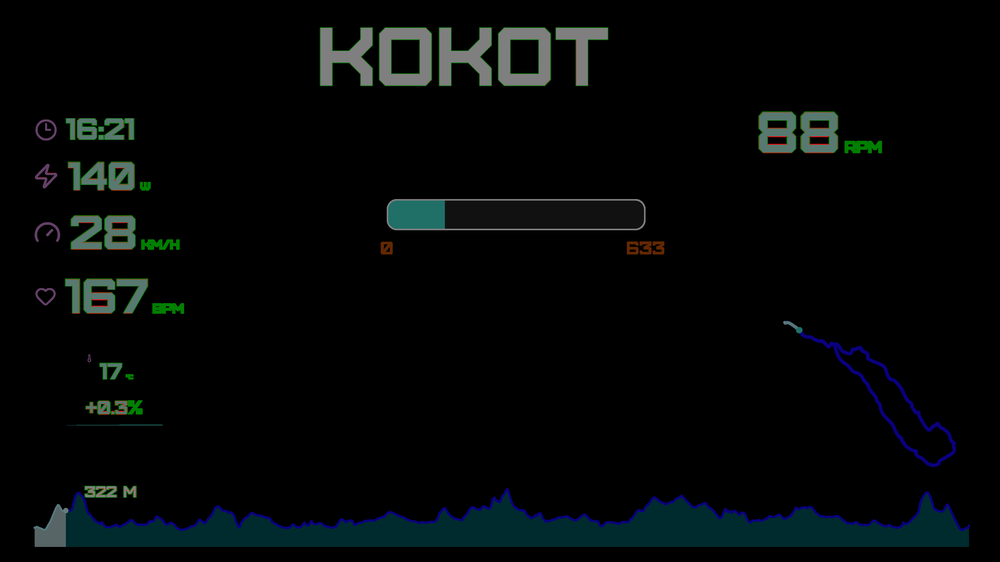
#> input picture src-tauri/ovrley_core/tests/canvas_parity/canvas-parity.png, 1000 x 562 px, shrunk from 3840 x 2160 before the run
$ python compare_images.py --left ../../src-tauri/ovrley_core/tests/canvas_parity/canvas-parity.png --right ../../src-tauri/ovrley_core/tests/canvas_parity/canvas.png --report ../../src-tauri/ovrley_core/tests/canvas_parity/canvas.png
#> lines starting #> are read from the running program, lines starting #| are printed output that depends on the picture
import argparse
import json
from pathlib import Path

import numpy as np
from PIL import Image


def load_rgba(path: Path) -> np.ndarray:
    with Image.open(path) as image:
#> image is the input picture: PIL image 1000x562 RGBA; mean R, G, B, A 4.2, 7.4, 7.5, 255
        return np.asarray(image.convert("RGBA"), dtype=np.int16)


def compare_images(left_path: Path, right_path: Path) -> dict:
    left = load_rgba(left_path)
    right = load_rgba(right_path)
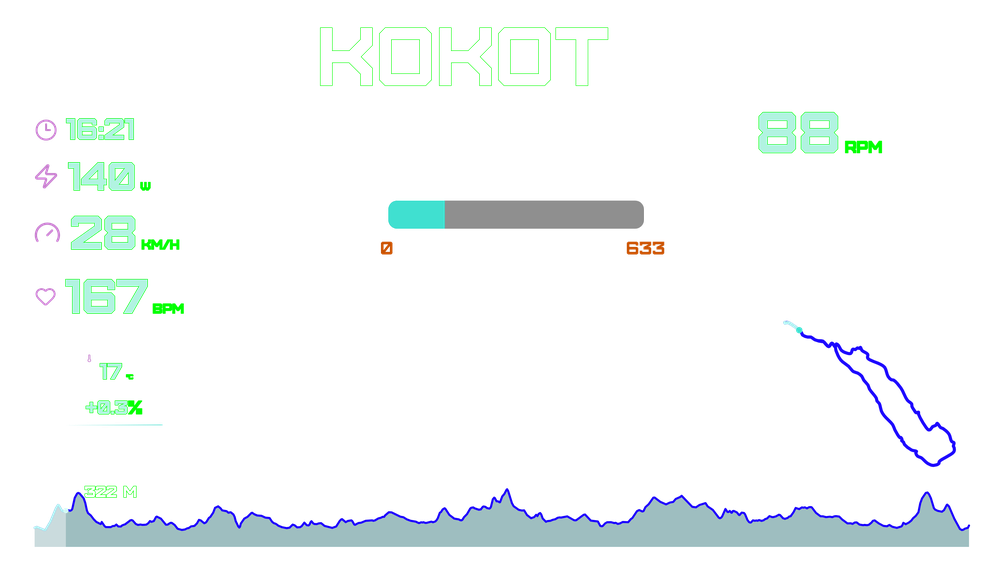
#> input picture src-tauri/ovrley_core/tests/canvas_parity/canvas.png, 1000 x 562 px, shrunk from 3840 x 2160 before the run
#> in load_rgba, image is the input picture: PIL image 1000x562 RGBA; mean R, G, B, A 9.5, 18.5, 18.1, 18

    dimensions_equal = left.shape == right.shape
#> dimensions_equal = True
    if not dimensions_equal:
        return {
            "left_dimensions": [int(left.shape[1]), int(left.shape[0])],
            "right_dimensions": [int(right.shape[1]), int(right.shape[0])],
            "dimensions_equal": False,
            "mean_abs_channel_error": None,
            "max_abs_channel_error": None,
            "changed_pixel_ratio": None,
            "changed_pixel_count": None,
            "total_pixel_count": None,
            "changed_bbox": None,
            "pass": False,
        }

    diff = np.abs(left - right)
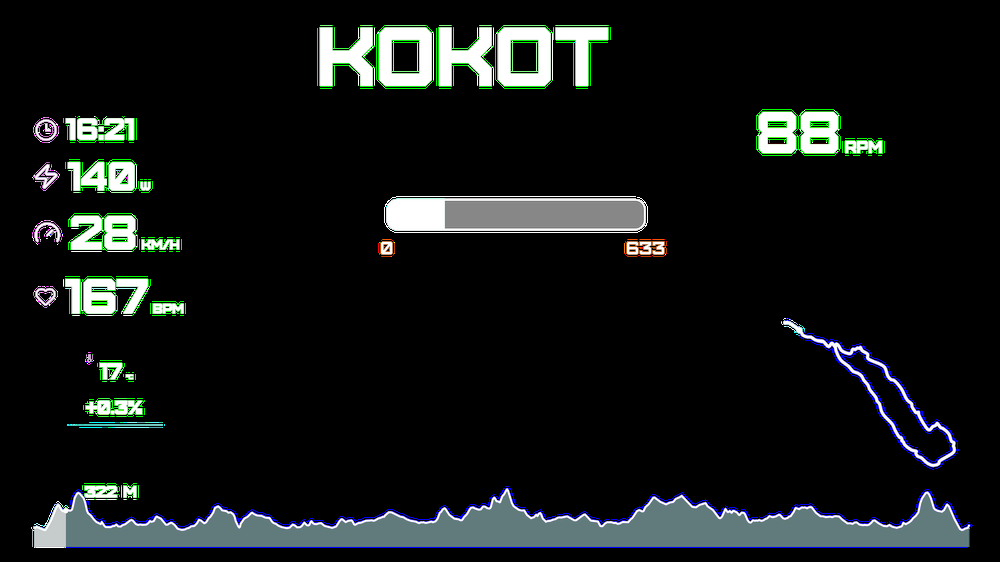
#> diff: shape (562, 1000, 4) int16; mean R, G, B, A 5.4, 11.2, 10.7, 237; transparent parts drawn white
    changed_mask = np.any(diff > 0, axis=2)
#> changed_mask: shape (562, 1000) bool; every value is 1
    changed_pixel_count = int(changed_mask.sum())
#> changed_pixel_count = 562000
    total_pixel_count = int(changed_mask.size)
#> total_pixel_count = 562000
    changed_pixel_ratio = changed_pixel_count / total_pixel_count if total_pixel_count else 0.0
#> changed_pixel_ratio = 1
    mean_abs_channel_error = float(diff.mean()) if diff.size else 0.0
#> mean_abs_channel_error = 66.06
    max_abs_channel_error = int(diff.max()) if diff.size else 0
#> max_abs_channel_error = 255

    changed_bbox = None
    if changed_pixel_count:
        ys, xs = np.where(changed_mask)
        changed_bbox = {
            "left": int(xs.min()),
            "top": int(ys.min()),
            "right": int(xs.max()),
            "bottom": int(ys.max()),
            "width": int(xs.max() - xs.min() + 1),
            "height": int(ys.max() - ys.min() + 1),
        }
#> changed_bbox = {'left': 0, 'top': 0, 'right': 999, 'bottom': 561, 'width': 1000, 'height': 562}

    passed = (
        dimensions_equal
        and changed_pixel_ratio <= 0.02
        and mean_abs_channel_error <= 3.0
    )
#> passed = False

    return {
        "left_dimensions": [int(left.shape[1]), int(left.shape[0])],
        "right_dimensions": [int(right.shape[1]), int(right.shape[0])],
        "dimensions_equal": True,
        "mean_abs_channel_error": mean_abs_channel_error,
        "max_abs_channel_error": max_abs_channel_error,
        "changed_pixel_ratio": changed_pixel_ratio,
        "changed_pixel_count": changed_pixel_count,
        "total_pixel_count": total_pixel_count,
        "changed_bbox": changed_bbox,
        "pass": passed,
    }


def parse_args() -> argparse.Namespace:
    parser = argparse.ArgumentParser(description="Compare two RGBA images and emit a JSON diff report.")
    parser.add_argument("--left", required=True, help="Path to the baseline image.")
    parser.add_argument("--right", required=True, help="Path to the comparison image.")
    parser.add_argument("--report", required=True, help="Path to write the JSON report.")
    return parser.parse_args()


def main() -> int:
    args = parse_args()
    left_path = Path(args.left)
    right_path = Path(args.right)
    report_path = Path(args.report)

    result = compare_images(left_path, right_path)
#> result = 10 items

    report_path.parent.mkdir(parents=True, exist_ok=True)
    report_path.write_text(json.dumps(result, indent=2), encoding="utf-8")
    print(json.dumps(result, indent=2))
#> (printed output is left out)
    return 0


if __name__ == "__main__":
    raise SystemExit(main())
#> (the program exits here)
